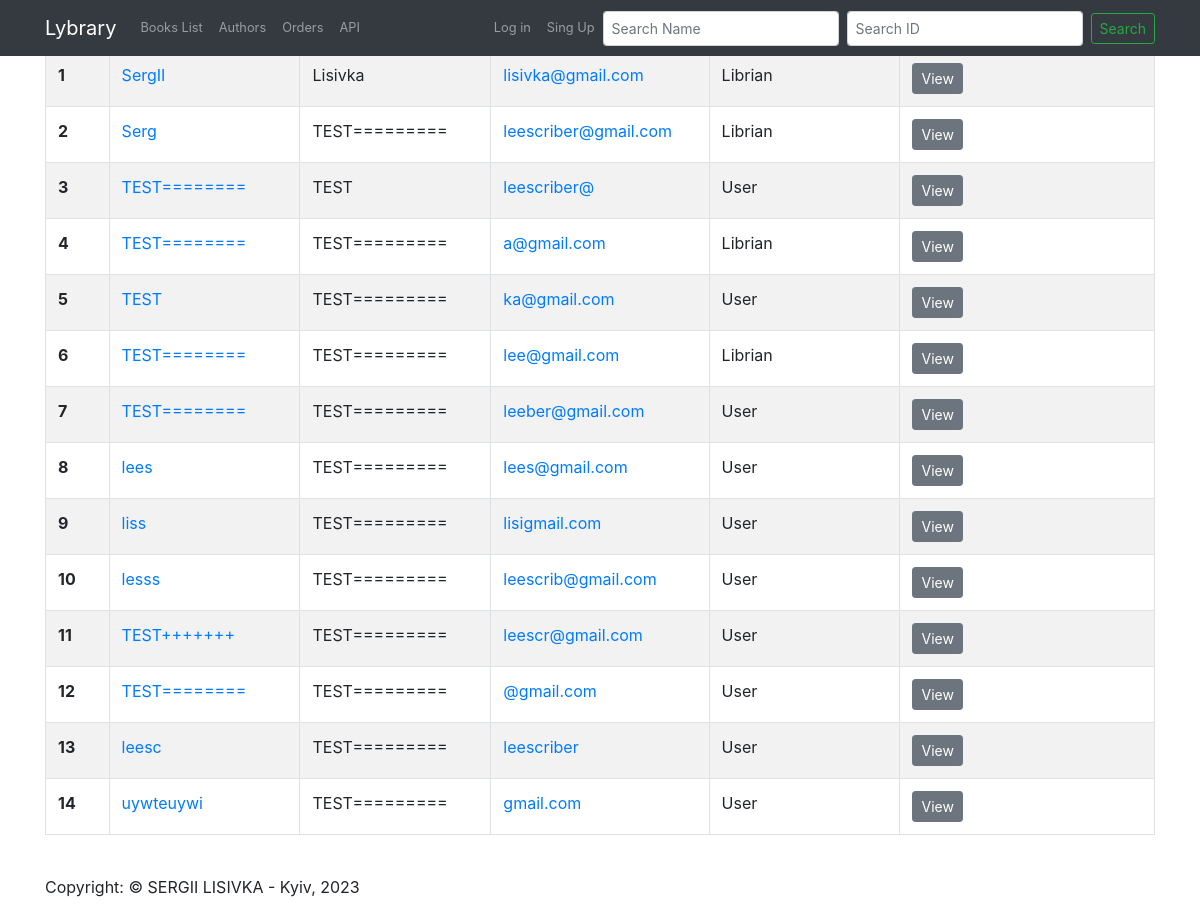
Page /auth/ on the committed database.
### library/authentication/models.py (models this page shows, shortened)
class CustomUser(AbstractBaseUser, PermissionsMixin):
    first_name = models.CharField(max_length=20, blank=True)
    last_name = models.CharField(max_length=20, blank=True)
    middle_name = models.CharField(max_length=20, blank=True)
    email = models.CharField(max_length=100, unique=True, default=None)
    password = models.CharField(default=None, max_length=255)
    created_at = models.DateTimeField(editable=False, auto_now=datetime.datetime.now(), verbose_name="User created")
    updated_at = models.DateTimeField(auto_now=datetime.datetime.now(), verbose_name="User updated")
    role = models.IntegerField(choices=ROLE_CHOICES, default=0)
    is_active = models.BooleanField(default=False)
    is_superuser = models.BooleanField(default=False)
    is_staff = models.BooleanField(default=False)
    id = models.AutoField(primary_key=True)
    USERNAME_FIELD = 'email'
    objects = CustomUserManager()
    class Meta:
        verbose_name = 'User'
        verbose_name_plural = 'Users'
    @staticmethod
    def get_all():
        return CustomUser.objects.all()

### library/authentication/views.py (the view)
# urls.py: path('', views.users_new, name='users'),
def users_new(request):
    users = CustomUser.get_all()
    title = 'Users'
    return render(request, 'authentication/user_list.html', {'users': users, 'title': title})

### library/templates/authentication/user_list.html (shortened to what this page needs)
{% extends 'layout/base.html' %}
{% block content %}
<div class="container">
    {% if not users%}
    <div id="logo" class="jumbotron">
        <h3>No Users </h3>
    </div>
    {% else %}
    <table class="table  table-striped table-bordered">
        <thead class="thead-light">
        <tr>
            <th width="5%" scope="col">id</th>
            <th width="15%" scope="col">Name</th>
            <th width="15%" scope="col">Lastname</th>
            <th width="15%" scope="col">Email</th>
            <th width="15%" scope="col">Role</th>
            <th width="20%" scope="col">Action</th>
        </tr>
        </thead>
        <tbody>
        {% for user in users %}
        <tr>
            <th scope="row">{{ user.id }}</th>
            <td>
                <a href="{% url 'user_item' user.id %}"> {{user.first_name}} </a>
            </td>
            <td>{{user.last_name}}</td>
            <td>
                <a href="{% url 'user_item' user.id %}">{{ user.email }}</a>
            </td>
            <td>
                {% if user.role %}
                Librian
                {% else %}
                User
                {% endif %}
            </td>
            <td>
                <a href="{% url 'user_item' user.id %}">
                    <button type="button" class="btn btn-secondary btn-sm">View</button>
                </a>
            </td>
        </tr>
        {% endfor %}
        {% endif %}
    </table>
    <br>
</div>
{% endblock %}

### rows in the picture
CustomUser: id "1", first_name "SergII", last_name "Lisivka", email "lisivka@gmail.com", role "Librian"
CustomUser: id "2", first_name "Serg", last_name "TEST=========", email "leescriber@gmail.com", role "Librian"
CustomUser: id "3", first_name "TEST========", last_name "TEST", email "leescriber@", role "User"
CustomUser: id "4", first_name "TEST========", last_name "TEST=========", email "a@gmail.com", role "Librian"
CustomUser: id "5", first_name "TEST", last_name "TEST=========", email "ka@gmail.com", role "User"
CustomUser: id "6", first_name "TEST========", last_name "TEST=========", email "lee@gmail.com", role "Librian"
CustomUser: id "7", first_name "TEST========", last_name "TEST=========", email "leeber@gmail.com", role "User"
CustomUser: id "8", first_name "lees", last_name "TEST=========", email "lees@gmail.com", role "User"
CustomUser: id "9", first_name "liss", last_name "TEST=========", email "lisigmail.com", role "User"
CustomUser: id "10", first_name "lesss", last_name "TEST=========", email "leescrib@gmail.com", role "User"
CustomUser: id "11", first_name "TEST+++++++", last_name "TEST=========", email "leescr@gmail.com", role "User"
CustomUser: id "12", first_name "TEST========", last_name "TEST=========", email "@gmail.com", role "User"
CustomUser: id "13", first_name "leesc", last_name "TEST=========", email "leescriber", role "User"
CustomUser: id "14", first_name "uywteuywi", last_name "TEST=========", email "gmail.com", role "User"
